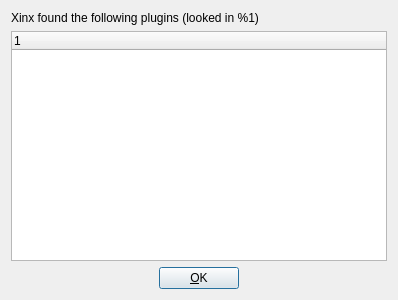
<ui version="4.0" >
 <class>PluginDialogClass</class>
 <widget class="QDialog" name="PluginDialogClass" >
  <property name="geometry" >
   <rect>
    <x>0</x>
    <y>0</y>
    <width>398</width>
    <height>300</height>
   </rect>
  </property>
  <property name="windowTitle" >
   <string>Plugin Information</string>
  </property>
  <layout class="QGridLayout" >
   <item row="0" column="0" >
    <widget class="QLabel" name="m_dirLabel" >
     <property name="text" >
      <string>Xinx found the following plugins (looked in %1)</string>
     </property>
     <property name="wordWrap" >
      <bool>true</bool>
     </property>
    </widget>
   </item>
   <item row="1" column="0" >
    <widget class="QTreeWidget" name="m_pluginsListWidget" >
     <property name="selectionMode" >
      <enum>QAbstractItemView::NoSelection</enum>
     </property>
     <column>
      <property name="text" >
       <string>1</string>
      </property>
     </column>
    </widget>
   </item>
   <item row="2" column="0" >
    <layout class="QHBoxLayout" >
     <item>
      <spacer>
       <property name="orientation" >
        <enum>Qt::Horizontal</enum>
       </property>
       <property name="sizeHint" >
        <size>
         <width>40</width>
         <height>20</height>
        </size>
       </property>
      </spacer>
     </item>
     <item>
      <widget class="QPushButton" name="m_okPushButton" >
       <property name="text" >
        <string>&amp;OK</string>
       </property>
       <property name="icon" >
        <iconset resource="../application.qrc" >:/images/button_ok.png</iconset>
       </property>
      </widget>
     </item>
     <item>
      <spacer>
       <property name="orientation" >
        <enum>Qt::Horizontal</enum>
       </property>
       <property name="sizeHint" >
        <size>
         <width>40</width>
         <height>20</height>
        </size>
       </property>
      </spacer>
     </item>
    </layout>
   </item>
  </layout>
 </widget>
 <layoutdefault spacing="6" margin="11" />
 <resources>
  <include location="../application.qrc" />
 </resources>
 <connections>
  <connection>
   <sender>m_okPushButton</sender>
   <signal>clicked()</signal>
   <receiver>PluginDialogClass</receiver>
   <slot>accept()</slot>
   <hints>
    <hint type="sourcelabel" >
     <x>212</x>
     <y>279</y>
    </hint>
    <hint type="destinationlabel" >
     <x>302</x>
     <y>277</y>
    </hint>
   </hints>
  </connection>
 </connections>
</ui>
